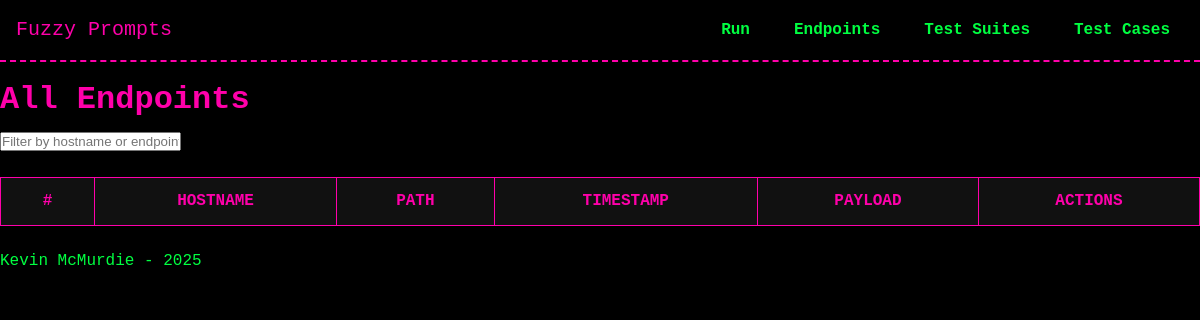
Page /endpoints/ on the earlier database version.
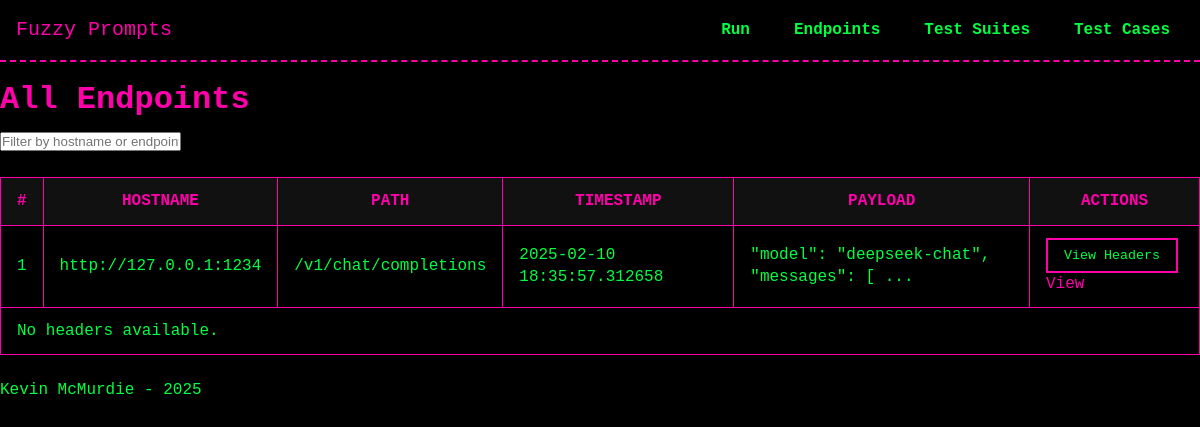
Same page on the later database version.
### models/model_Endpoints.py (models this page shows, shortened)
class Endpoint(db.Model):
    __tablename__ = 'endpoints'
    id = db.Column(db.Integer, primary_key=True)
    hostname = db.Column(db.String, nullable=False)
    endpoint = db.Column(db.String, nullable=False)
    http_payload = db.Column(db.Text, nullable=True)   # HTTP payload sent with the request
    timestamp = db.Column(db.DateTime, default=datetime.utcnow)  # <--- ADDED TIMESTAMP
    headers = db.relationship('APIHeader', back_populates='endpoint', cascade='all, delete-orphan')
    test_runs = db.relationship('TestRun', back_populates='endpoint')

### routes/endpoints.py (the view)
@endpoints_bp.route('/', methods=['GET'])
def list_endpoints():
    endpoints = Endpoint.query.all()
    return render_template('endpoints/list_endpoints.html', endpoints=endpoints)

### templates/endpoints/list_endpoints.html (shortened to what this page needs)
{% extends "base.html" %}
{% block head %}
  <link rel="stylesheet" href="{{ url_for('static', filename='css/tables.css') }}">
{% endblock %}
{% block content %}
<h1>All Endpoints</h1>
<input
  type="text"
  id="searchEndpoint"
  placeholder="Filter by hostname or endpoint..."
>
<table id="endpointsTable">
  <thead>
    <tr>
      <th>#</th>
      <th>Hostname</th>
      <th>Path</th>
      <th>Timestamp</th>
      <th>Payload</th>
      <th>Actions</th>
    </tr>
  </thead>
  <tbody>
    {% for ep in endpoints %}
      <tr>
        <td>{{ loop.index }}</td>
        <td>{{ ep.hostname }}</td>
        <td>{{ ep.endpoint }}</td>
        <td>
          {% if ep.timestamp %}
            {{ ep.timestamp }}
          {% else %}
            --
          {% endif %}
        </td>
        <td>
          {% if ep.http_payload %}
            {{ ep.http_payload|truncate(50) }}
          {% else %}
            --
          {% endif %}
        </td>
        <td>
          <button
            type="button"
            class="view-headers-btn"
            data-endpoint-id="{{ ep.id }}"
          >
            View Headers
          </button>
          <a href="{{ url_for('endpoints_bp.view_endpoint_details', endpoint_id=ep.id) }}">View</a>
        </td>
      </tr>
      <tr class="headers-row">
        <td colspan="6">
          <div class="headers-container">
            {% if ep.headers %}
              <ul>
                {% for hdr in ep.headers %}
                  <li>{{ hdr.key }}: {{ hdr.value }}</li>
                {% endfor %}
              </ul>
            {% else %}
              <p>No headers available.</p>
            {% endif %}
          </div>
        </td>
      </tr>
    {% endfor %}
  </tbody>
</table>
{% endblock %}

### templates/base.html (shortened to what this page needs)
<!DOCTYPE html>
<html lang="en">
<head>
  <link rel="stylesheet" href="{{ url_for('static', filename='css/theme.css') }}">
  <link rel="stylesheet" href="{{ url_for('static', filename='css/navbar.css') }}">
  {% block head %}{% endblock %}
</head>
<body>
  <header>
    <nav class="navbar">
      <div class="nav-brand">
        <a href="{{ url_for('core_bp.index') }}">Fuzzy Prompts</a>
      </div>
      <ul class="nav-links">
        <li class="dropdown">
          <a href="#">Run</a>
        </li>
        <li class="dropdown">
          <a href="#">Endpoints</a>
        </li>
        <li class="dropdown">
          <a href="#">Test Suites</a>
        </li>
        <li class="dropdown">
          <a href="#">Test Cases</a>
        </li>
      </ul>
    </nav>
  </header>
  <main>
    {% block content %}{% endblock %}
  </main>
  <footer>
    <p>Kevin McMurdie - 2025</p>
  </footer>
</body>
</html>

### static/css/theme.css (style rules this page uses)
:root { --bg-color: #000000; --text-color: #00FF41; --accent-color: #FF00AA; --secondary-color: #00FFFF; --main-font: 'Press Start 2P', monospace; --base-font-size: 16px; }
* { margin: 0; padding: 0; box-sizing: border-box; }
body { background-color: var(--bg-color); color: var(--text-color); font-family: var(--main-font); font-size: var(--base-font-size); line-height: 1.4; }
a { color: var(--accent-color); text-decoration: none; }
h1, h2, h3, h4, h5, h6 { color: var(--accent-color); margin: 1rem 0 0.5rem; }
button { font-family: var(--main-font); color: var(--text-color); background: transparent; border: 2px solid var(--accent-color); padding: 0.5rem 1rem; cursor: pointer; transition: all 0.2s; }

### static/css/navbar.css (style rules this page uses)
.navbar { display: flex; align-items: center; justify-content: space-between; background-color: var(--bg-color); border-bottom: 2px dashed var(--accent-color); padding: 1rem; }
.nav-brand a { color: var(--accent-color); text-decoration: none; font-size: 1.25rem; }
.nav-links { list-style: none; display: flex; gap: 1rem; }
.nav-links a { color: var(--text-color); font-weight: 600; padding: 0.5rem 0.75rem; border: 2px solid transparent; transition: border-color 0.2s; }
.nav-links li.dropdown { position: relative; }

### static/css/tables.css (style rules this page uses)
table { width: 100%; border-collapse: collapse; margin: 1.5rem 0; }
th, td { padding: 0.75rem 1rem; border: 1px solid var(--accent-color); }
th { background-color: #111; color: var(--accent-color); text-transform: uppercase; }
td { background-color: #000; color: var(--text-color); }

Differences in the rows shown:
added Endpoint: hostname "http://127.0.0.1:1234", endpoint "/v1/chat/completions", timestamp "2025-02-10 18:35:57.312658", http_payload "\"model\": \"deepseek-chat\", \"messages\": [ ..."
